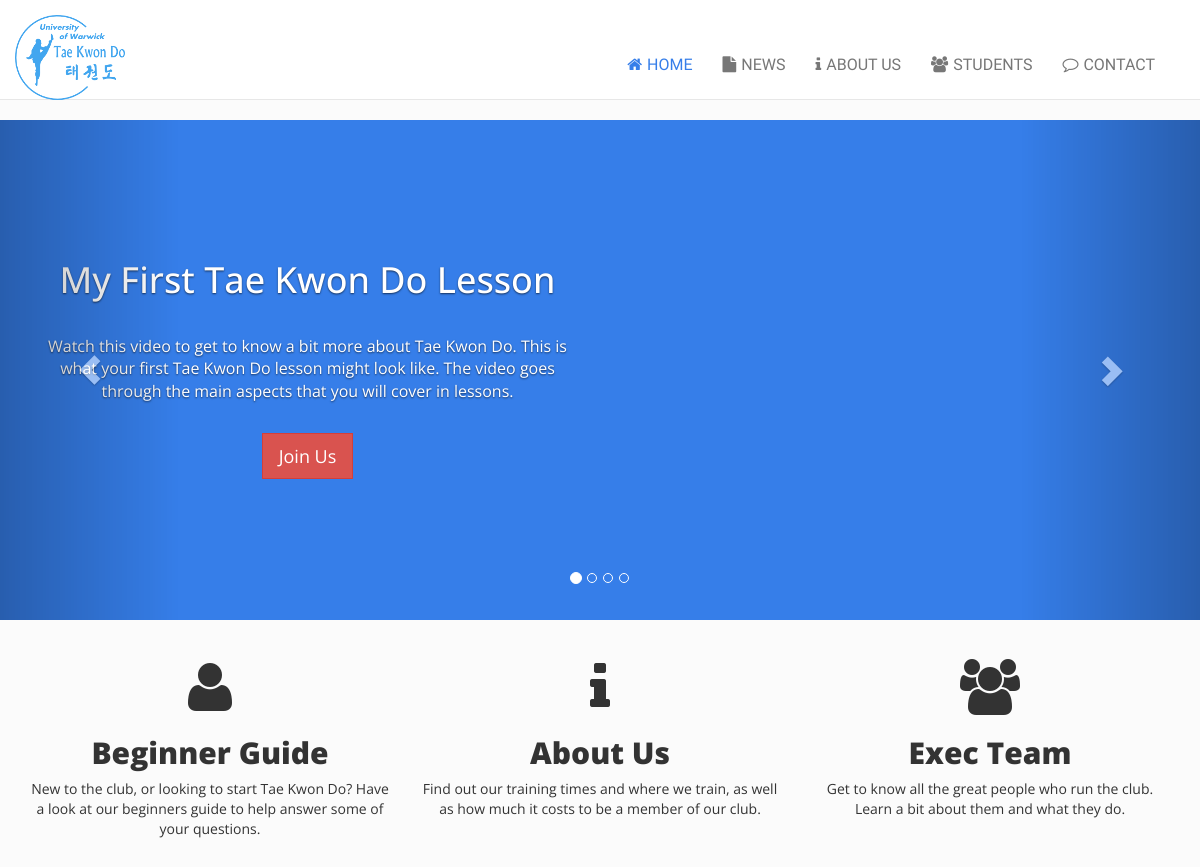
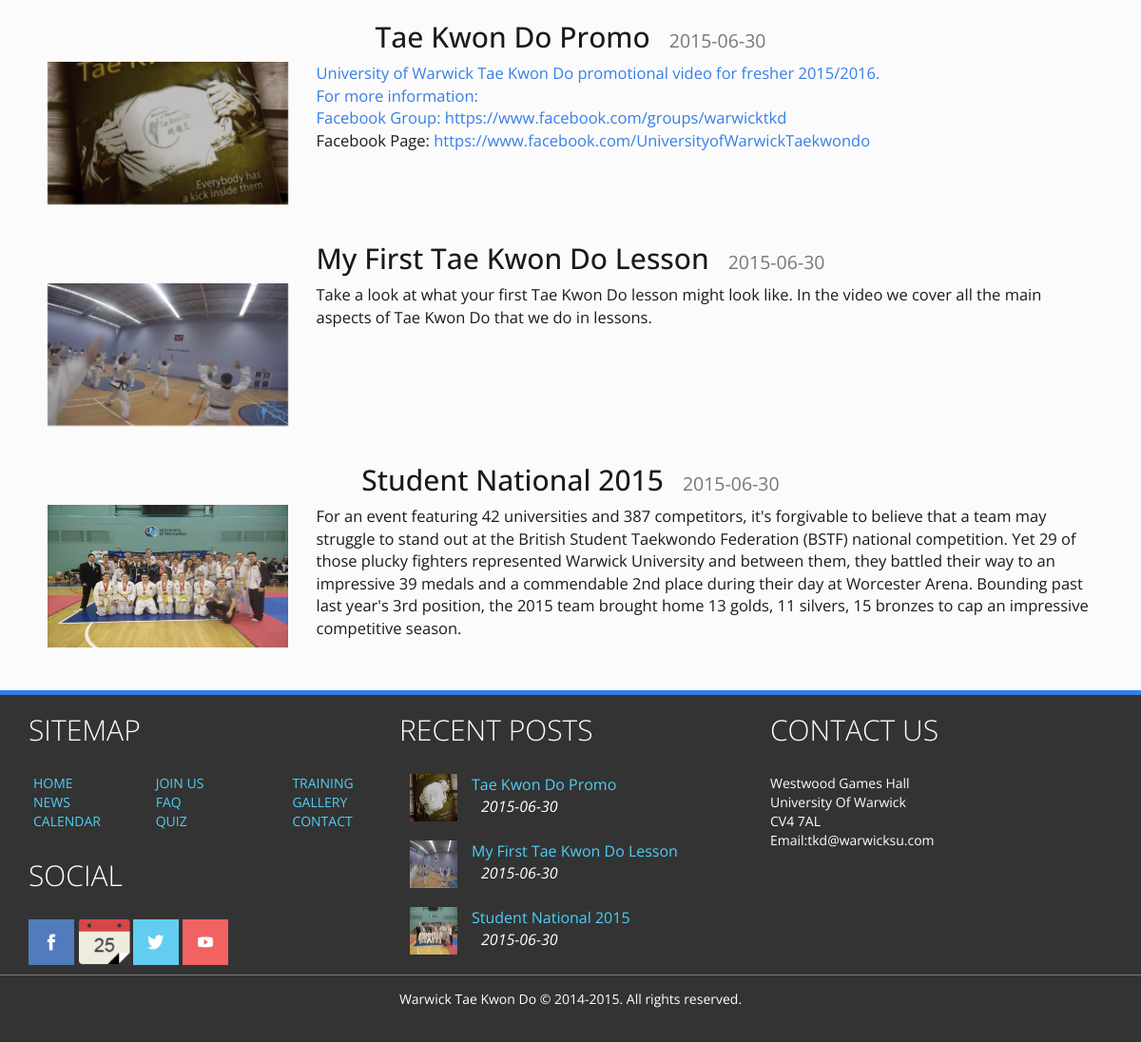
The page / on the database its author committed (2 pictures, top to bottom).
### tables this page shows
CREATE TABLE IF NOT EXISTS `Articles` (
  `Id` int(11) NOT NULL,
  `Title` varchar(30) NOT NULL,
  `Date` date NOT NULL,
  `Photo` text NOT NULL,
  `Article` text NOT NULL,
  `Summary` text NOT NULL,
  PRIMARY KEY (`Id`),
  UNIQUE KEY `Id` (`Id`)
);

### database.php (called while the page is built, shortened)
<?php
class Database {
  private $dbh;
  public function __construct(){
    $config = parse_ini_file('../config.ini');
    $host = $config['host'];
    $dbname = $config['dbname'];
    $username = $config['username'];
    $password = $config['password'];
    $dsn = 'mysql:host=' . $host . ';dbname=' . $dbname;
    $options = array(
      PDO::ATTR_PERSISTENT    => true,
      PDO::ATTR_ERRMODE       => PDO::ERRMODE_EXCEPTION
    );
    try{
      $this->dbh = new PDO($dsn, $username, $password, $options);
    }
    catch(PDOException $e){
      $this->error = $e->getMessage();
    }
  }
  public function query($query) {
    $this->stmt = $this->dbh->query($query);
    return $this->stmt->fetchAll(PDO::FETCH_ASSOC);
  }
}
?>

### index.php (the view, shortened to what this page needs)
<!DOCTYPE html>
<html lang="en">
  <head>
    <?php include 'php/head.php' ?>
  </head>
  <body>
    <div id="wrapper">
      <?php include 'php/header.php' ?>
      <div id="carousel" class="carousel slide" data-ride="carousel">
        <ol class="carousel-indicators">
          <li data-target="#carousel" data-slide-to="0" class="active"></li>
          <li data-target="#carousel" data-slide-to="1"></li>
          <li data-target="#carousel" data-slide-to="2"></li>
          <li data-target="#carousel" data-slide-to="3"></li>
        </ol>
        <div class="carousel-inner">
          <div class="item active">
            <div class="container">
              <div class="row">
                <div class="col-md-6 animated bounceInLeft">
                  <div class="carousel-caption video-caption">
                    <h1 class="title">My First Tae Kwon Do Lesson</h1>
                    <p class="carousel-text">Watch this video to get to know a bit more about Tae Kwon Do. This is what your first Tae Kwon Do lesson might look like. The video goes through the main aspects that you will cover in lessons.</p>
                    <a href="http://warwicksport.warwick.ac.uk/clubs/taekwondo/" target="_blank"><button type="button" class="btn btn-danger btn-lg">Join Us</button></a>
                  </div>
                </div>
                <div class="col-md-6 animated delay-3 bounceInRight">
                  <div class="carousel-video">
                    <div class="embed-responsive embed-responsive-16by9">
                    </div>
                  </div>
                </div>
              </div>
            </div>
          </div>
        </div>
        <a class="left carousel-control animated bounceInLeft" href="#carousel" role="button" data-slide="prev">
          <span class="glyphicon glyphicon-chevron-left"></span>
        </a>
        <a class="right carousel-control animated bounceInRight" href="#carousel" role="button" data-slide="next">
          <span class="glyphicon glyphicon-chevron-right"></span>
        </a>
      </div>
      <div class="three-story">
        <div class="container">
          <div class="row">
            <a href="beginners.php">
              <div class="col-md-4 ">
                <i class="fa fa-user"></i>
                 <h2>Beginner Guide</h2>
                <p>New to the club, or looking to start Tae Kwon Do? Have a look at our beginners guide to help answer some of your questions.</p>
              </div>
            </a>
            <a href="training.php">
              <div class="col-md-4 ">
                <i class="fa fa-info"></i>
                 <h2>About Us</h2>
                <p>Find out our training times and where we train, as well as how much it costs to be a member of our club.</p>
              </div>
            </a>
            <a href="team.php">
              <div class="col-md-4 ">
                <i class="fa fa-users"></i>
                 <h2>Exec Team</h2>
                <p>Get to know all the great people who run the club. Learn a bit about them and what they do.</p>
              </div>
            </a>
          </div>
        </div>
      </div>
      <div class="recent-news">
        <div class="container">
            <?php
              require_once("database.php");
              $db = new Database();
              $result = $db->query("SELECT * FROM Articles ORDER BY ID DESC LIMIT 3");
              foreach ($result as $row) {
                $id = $row['Id'];
                $date = $row['Date'];
                $photo = $row['Photo'];
                $title = $row['Title'];
                $summary = $row['Summary'];
                echo '
                  <a href="news.php?Id='.$id.'">
                    <div class="row ">
                      <div class="summary-news">
                       <h2>'.$title.'<small>'.$date.'</small></h2>
                       <div class="col-sm-3">
                          '.$photo.'
                        </div>
                        <div class="col-sm-9">
                          <p class="larger-font">'.$summary.'</p>
                        </div>
                      </div>
                    </div>
                  </a>';
              }
            ?>
        </div>
      </div>
    </div>
    <?php include 'php/footer.php' ?>
  </body>
</html>

### php/head.php (shortened to what this page needs)
<link href="css/vendor/bootstrap.min.css" rel="stylesheet" media="all">
<link href="css/vendor/font-awesome.min.css" rel="stylesheet">
<link href="css/vendor/animate.css" rel="stylesheet">
<link href="css/vendor/style.css" rel="stylesheet" media="all">

### php/header.php (shortened to what this page needs)
<div id="header">
  <div class="navbar navbar-default navbar-static-top" role="navigation">
      <div class="container">
        <div class="navbar-header">
          <a class="navbar-brand" href="index.php"><img src="images/logo.png" width="110px" height="85px"></a>
        </div>
        <div class="navbar-collapse navbar-right collapse" id="collapse-menu">
          <ul class="nav navbar-nav ">
            <li><a class="home" href="index.php"><i class="fa fa-home"></i>HOME</a></li>
            <li class="dropdown">
              <a href="#" class="dropdown-toggle news" data-toggle="dropdown"><i class="fa fa-file"></i>NEWS</a>
            </li>
            <li class="dropdown">
              <a href="#" class="dropdown-toggle about" data-toggle="dropdown"><i class="fa fa-info"></i>ABOUT US</a>
            </li>
            <li class="dropdown">
              <a href="#" class="dropdown-toggle students" data-toggle="dropdown"><i class="fa fa-group"></i>STUDENTS</a>
            </li>
            <li><a class = "contact" href="contact.php"><i class="fa fa-comment-o"></i>CONTACT</a></li>
          </ul>
      </div>
    </div>
  </div>
</div>

### php/footer.php (shortened to what this page needs)
<div id="footer">
  <div class="container">
    <div class="row">
      <div class="col-sm-4">
        <h2>SITEMAP</h2>
        <div class="row sitemap">
          <div class="left">
             <ul class="unlisted">
                <li><a href="index.php">HOME</a></li>
                <li><a href="news.php">NEWS</a></li>
                <li><a href="calendar">CALENDAR</a></li>
             </ul>
          </div>
          <div class="middle">
             <ul class="unlisted">
                <li><a href="http://warwicksport.warwick.ac.uk/clubs/taekwondo/" target="_blank">JOIN US</a></li>
                <li><a href="beginners.php">FAQ</a></li>
                <li><a href="quiz.php">QUIZ</a></li>
             </ul>
          </div>
          <div class="right">
             <ul class="unlisted">
                <li><a href="training.php">TRAINING</a></li>
                <li><a href="gallery.php">GALLERY</a></li>
                <li><a href="contact.php">CONTACT</a></li>
             </ul>
          </div>
        </div>
        <div class="social">
          <h2>SOCIAL</h2>
          <div class="social-button">
            <a href="https://www.facebook.com/groups/warwicktkd" target="_blank">
              <img src="images/social/facebook.png" alt="Facebook">
            </a>
            <a href="https://www.google.com/calendar/embed?src=taekwondowarwick%40gmail.com" target="_blanK">
              <img src="images/social/google+.png" alt="Google Calendar" target="_blanK">
            </a>
            <a href="https://twitter.com/warwicktkd" target="_blanK">
              <img src="images/social/twitter.png" alt="Twitter">
            </a>
            <a href="https://www.youtube.com/channel/UC926iPSTDZ-m5TgpTiXdn4Q" target="_blanK">
              <img src="images/social/youtube.png" alt="Youtube">
            </a>
          </div>
        </div>
      </div>
      <?php
        require_once('database.php');
        $db = new Database();
        $result = $db->query("SELECT * FROM Articles ORDER BY ID DESC LIMIT 3");
        echo '<div class="col-sm-4">
                <h2>RECENT POSTS </h2>
                <div class="blog-post">
                  <ul class="unlisted">';
        foreach ($result as $row) {
          $id = $row['Id'];
          $date = $row['Date'];
          $photo = $row['Photo'];
          $title = $row['Title'];
          echo '
            <li>
              <a href="news.php?Id='.$id.'">'.$photo.'</a>
              <div class="heading">
                <p>
                  <a href="news.php?Id='.$id.'">'.$title.'</a>
                  <small> '.$date.'</small>
                </p>
              </div>
            </li>';
        }
        echo '</ul>
            </div>
          </div>';
      ?>
      <div class="col-sm-4">
        <div class="address">
          <h2>CONTACT US</h2>
          <p>
            Westwood Games Hall <br>
            University Of Warwick <br>
            CV4 7AL <br>
            Email:tkd@warwicksu.com <br>
          </p>
        </div>
      </div>
    </div>
  </div>
  <div class="credits ">Warwick Tae Kwon Do &copy 2014-2015. All rights reserved.</div>
</div>

### rows shown on the page
articles: Title "Tae Kwon Do Promo", Date "2015-06-30", Photo (picture), Summary "University of Warwick Tae Kwon Do promotional video for fresher 2015/2016. For more information: Facebook Group: https://www.facebook.com/groups/warwicktkd Facebook Page: https://www.facebook.com/UniversityofWarwickTaekwondo"
articles: Title "My First Tae Kwon Do Lesson", Date "2015-06-30", Photo (picture), Summary "Take a look at what your first Tae Kwon Do lesson might look like. In the video we cover all the main aspects of Tae Kwon Do that we do in lessons."
articles: Title "Student National 2015", Date "2015-06-30", Photo (picture), Summary "For an event featuring 42 universities and 387 competitors, it's forgivable to believe that a team may struggle to stand out at the British Student Taekwondo Federation (BSTF) national competition. Yet 29 of those plucky fighters represented Warwick University and between them, they battled their way to an impressive 39 medals and a commendable 2nd place during their day at Worcester Arena. Bounding past last year's 3rd position, the 2015 team brought home 13 golds, 11 silvers, 15 bronzes to cap an impressive competitive season."
